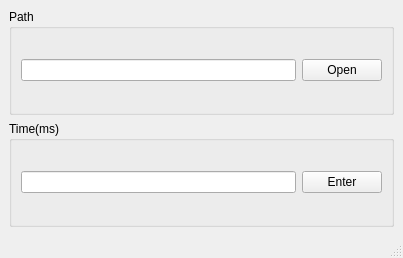
<?xml version="1.0" encoding="UTF-8"?>
<ui version="4.0">
 <class>MainWindow</class>
 <widget class="QMainWindow" name="MainWindow">
  <property name="geometry">
   <rect>
    <x>0</x>
    <y>0</y>
    <width>403</width>
    <height>258</height>
   </rect>
  </property>
  <property name="windowTitle">
   <string>MainWindow</string>
  </property>
  <widget class="QWidget" name="centralwidget">
   <layout class="QGridLayout" name="gridLayout">
    <item row="0" column="0">
     <widget class="QGroupBox" name="groupBox_2">
      <property name="title">
       <string>Path</string>
      </property>
      <layout class="QGridLayout" name="gridLayout_2">
       <item row="0" column="0">
        <widget class="QLineEdit" name="filePathLineEdit"/>
       </item>
       <item row="0" column="1">
        <widget class="QPushButton" name="openFileButton">
         <property name="text">
          <string>Open</string>
         </property>
        </widget>
       </item>
      </layout>
     </widget>
    </item>
    <item row="1" column="0">
     <widget class="QGroupBox" name="groupBox">
      <property name="title">
       <string>Time(ms)</string>
      </property>
      <layout class="QGridLayout" name="gridLayout_3">
       <item row="0" column="0">
        <widget class="QLineEdit" name="offsetTimeLineEdit"/>
       </item>
       <item row="0" column="1">
        <widget class="QPushButton" name="EnterButton">
         <property name="text">
          <string>Enter</string>
         </property>
        </widget>
       </item>
      </layout>
     </widget>
    </item>
   </layout>
  </widget>
  <widget class="QMenuBar" name="menubar">
   <property name="geometry">
    <rect>
     <x>0</x>
     <y>0</y>
     <width>403</width>
     <height>22</height>
    </rect>
   </property>
  </widget>
  <widget class="QStatusBar" name="statusbar"/>
 </widget>
 <resources/>
 <connections/>
</ui>
